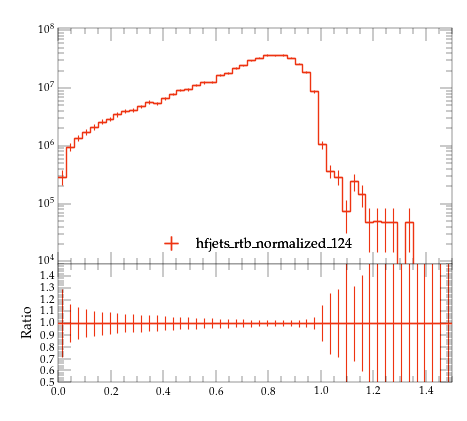

The Python source for this figure:
#! /usr/bin/env python

# This Python script was auto-generated using YODA v2.0.2.
# Analysis object: /MC_HFJETS_NOTNORM/ptfracB
# Timestamp: 29-07-2026 (18:13:05)

import matplotlib as mpl
import matplotlib.pyplot as plt
mpl.use('Agg') # comment out for interactive use
import os
import numpy as np

plotDir = os.path.split(os.path.realpath(__file__))[0]
if 'YODA_USER_PLOT_PATH' in globals():
    plot_outdir = globals()['YODA_USER_PLOT_PATH']
else:
    plot_outdir = plotDir

#plot style
plt.style.use(os.path.join(plotDir, '../default.mplstyle'))
# plot metadata
figW, figH = plt.rcParams['figure.figsize']
ax_xLabel = r''
ax_yLabel = r''
ax_title  = r''
ax_xScale = 'linear'
ax_yScale = 'log'
xLims = (0.0, 1.5)
yLims = (9000.0, 110000000.00000001)

# TeX-friendly labels for the legend
labels = {
    'legend' : ([ r"hfjets\_rtb\_normalized\_124" ], r""),
}

# Adjust canvas width and height
canvasW = 10.0
canvasH = 9.0
figW *= canvasW/10.
figH *= canvasH/9.

# Create figure and axis objects
fig, (ax, ratio0_ax) = plt.subplots(2, 1, sharex=True,
                  figsize=(figW,figH), gridspec_kw={'height_ratios': (6.0, 3.0)})

# Set figure margins
plt.subplots_adjust(
    left   = 1.0 * plt.rcParams['figure.subplot.left'],
    right  = 1.0 * plt.rcParams['figure.subplot.right'],
    top    = 1.0 * plt.rcParams['figure.subplot.top'],
    bottom = 1.0 * plt.rcParams['figure.subplot.bottom'])

ratio0_ax.yaxis.set_major_locator(mpl.ticker.MultipleLocator(0.1))
ratio0_ax.set_ylim(0.5, 1.4999)
ratio0_ax.set_ylabel('Ratio')

# the numerical data is stored in a separate file
dataf = dict()
prefix = os.path.split(__file__)[0]
if prefix:    prefix = prefix + '/'
exec(open(prefix+'ptfracB__data.py').read(), dataf)


legend_handles = dict() # keep track of handles for the legend

# style options for curves
# starts at zorder>=5 to draw curve on top of legend
styles = {
  'hfjets_rtb_normalized_124.yoda.gz': {
    'color' : '#EE3311',
    'linestyle' : '-',
    'linewidth' : 1,
    'marker' : 'none',
    'markersize' : 2,
    'capsize' : 0.0,
    'zorder' : 5,
    'histstyle' : 1,
    'drawstyle' : 'steps-pre',
    'xerrorbars' : 1,
    'yerrorbars' : 1,
    'fillcolor' : None,
    'fillopacity' : 1.0,
    'ratio0_linestyle' : '-',
    'ratio0_linewidth' : 1,
    'ratio0_marker' : 'none',
    'ratio0_markersize' : 2,
    'ratio0_capsize' : 0.0,
    'ratio0_zorder' : 5,
    'ratio0_histstyle' : 1,
    'ratio0_drawstyle' : 'steps-pre',
    'ratio0_xerrorbars' : 1,
    'ratio0_yerrorbars' : 1,
  },
}

# curve from input yoda files in main panel
for label, yvals in dataf['yvals'].items():
    if all(np.isnan(v) for v in dataf['yvals'][label]):
        continue
    tmp = None
    if styles[label]['histstyle']: # draw as histogram
        xpos = dataf['xedges'][label] if styles[label]['drawstyle'] else dataf['xpoints'][label]
        ypos = np.insert(yvals, 0, yvals[0]) if styles[label]['drawstyle'] else yvals
        if styles[label]['fillcolor']: # fill area below curve
            ax.fill_between(xpos, ypos, step='pre',
                            color=styles[label]['fillcolor'],
                            alpha=styles[label]['fillopacity'])
        tmp, = ax.plot(xpos, ypos,
                       color=styles[label]['color'],
                       linestyle=styles[label]['linestyle'],
                       linewidth=styles[label]['linewidth'],
                       drawstyle=styles[label]['drawstyle'], solid_joinstyle='miter',
                       zorder=styles[label]['zorder'], label=label)
    tmp = ax.errorbar(dataf['xpoints'][label], yvals,
                      xerr=np.array(dataf['xerrs'][label])*styles[label]['xerrorbars'],
                      yerr=np.array(dataf['yerrs'][label])*styles[label]['yerrorbars'],
                      fmt=styles[label]['marker'], capsize=styles[label]['capsize'],
                      markersize=styles[label]['markersize'],
                      ecolor=styles[label]['color'],
                      color=styles[label]['color'], zorder=styles[label]['zorder'])
    tmp[-1][0].set_linestyle(styles[label]['linestyle'])
    tmp[-1][0].set_linewidth(styles[label]['linewidth'])
    if label in dataf['add_legend_handle']:  legend_handles[label] = tmp
    for varLabel in dataf['variation_yvals'].keys():
        if varLabel.startswith(label):
            tmp, = ax.plot(dataf['xedges'][label], dataf['variation_yvals'][varLabel],
                           color=styles[label]['color'],
                           linestyle=styles[label]['linestyle'],
                           linewidth=styles[label]['linewidth'],
                           drawstyle='steps-pre', solid_joinstyle='miter',
                           zorder=styles[label]['zorder'], alpha=0.5)


# plots on ratio panel
# curve from input yoda files in ratio panel
for label, yvals in dataf['ratio0_yvals'].items():
    if all(np.isnan(v) for v in yvals):
        continue
    if styles[label]['ratio0_histstyle']: # plot as histogram
        xpos = dataf['xedges']['hfjets_rtb_normalized_124.yoda.gz'] if styles[label]['ratio0_drawstyle'] else dataf['xpoints']['hfjets_rtb_normalized_124.yoda.gz']
        ypos = np.insert(yvals, 0, yvals[0]) if styles[label]['ratio0_drawstyle'] else yvals
        ratio0_ax.plot(xpos, ypos,
                       color=styles[label]['color'],
                       linewidth=styles[label]['linewidth'],
                       linestyle=styles[label]['ratio0_linestyle'],
                       drawstyle=styles[label]['ratio0_drawstyle'], zorder=styles[label]['zorder'],
                       solid_joinstyle='miter')
    tmp = ratio0_ax.errorbar(dataf['xpoints']['hfjets_rtb_normalized_124.yoda.gz'], yvals,
                             xerr=np.array(dataf['ref_xerrs'])*styles[label]['ratio0_xerrorbars'],
                             yerr=np.array(dataf['ratio0_yerrs'][label])*styles[label]['ratio0_yerrorbars'],
                             fmt=styles[label]['ratio0_marker'], capsize=styles[label]['ratio0_capsize'],
                             markersize=styles[label]['ratio0_markersize'],
                             ecolor=styles[label]['color'],
                             color=styles[label]['color'])
    tmp[-1][0].set_linestyle(styles[label]['ratio0_linestyle'])
    tmp[-1][0].set_linewidth(styles[label]['ratio0_linewidth'])

    for varlabel in dataf['ratio0_variation_vals'].keys():
        if varlabel.startswith(label):
            ratio0_ax.plot(dataf['xedges']['hfjets_rtb_normalized_124.yoda.gz'],
                            dataf['ratio0_variation_vals'][varlabel],
                            color=styles[label]['color'],
                            linestyle=styles[label]['linestyle'],
                            linewidth=styles[label]['linewidth'],
                            drawstyle='steps-pre', solid_joinstyle='miter',
                            zorder=1, alpha=0.5)

legend_items = list(legend_handles.values())
ax.add_artist(ax.legend(legend_items,
                        labels['legend'][0],
                        title=labels['legend'][1],
                        alignment='left',
                        loc='lower center',
                        bbox_to_anchor=(0.5, 0.0)))

# set plot metadata as defined above
ratio0_ax.set_xlabel(ax_xLabel)
ratio0_ax.xaxis.set_label_coords(1., -0.15)
ax.set_ylabel(ax_yLabel, ha='right', va='top')
ax.yaxis.set_label_coords(-0.11, 1.0)
ax.set_title(ax_title, loc='left')
ax.set_xscale(ax_xScale)
ax.set_yscale(ax_yScale)
ax.set_xlim(xLims)
ax.set_ylim(yLims)

# tick formatting
plt.rcParams['xtick.top'] = True
plt.rcParams['ytick.right'] = True
ax.yaxis.set_major_locator(mpl.ticker.LogLocator(base=10.0, numticks=np.inf))
ax.yaxis.set_minor_locator(mpl.ticker.LogLocator(
                           base=10.0, subs=np.arange(0.1, 1, 0.1), numticks=np.inf))
fig.align_ylabels((ax, ratio0_ax))
plt.savefig(os.path.join(plot_outdir, 'ptfracB.pdf'), format='PDF')
plt.savefig(os.path.join(plot_outdir, 'ptfracB.png'), format='PNG')

plt.close(fig)
